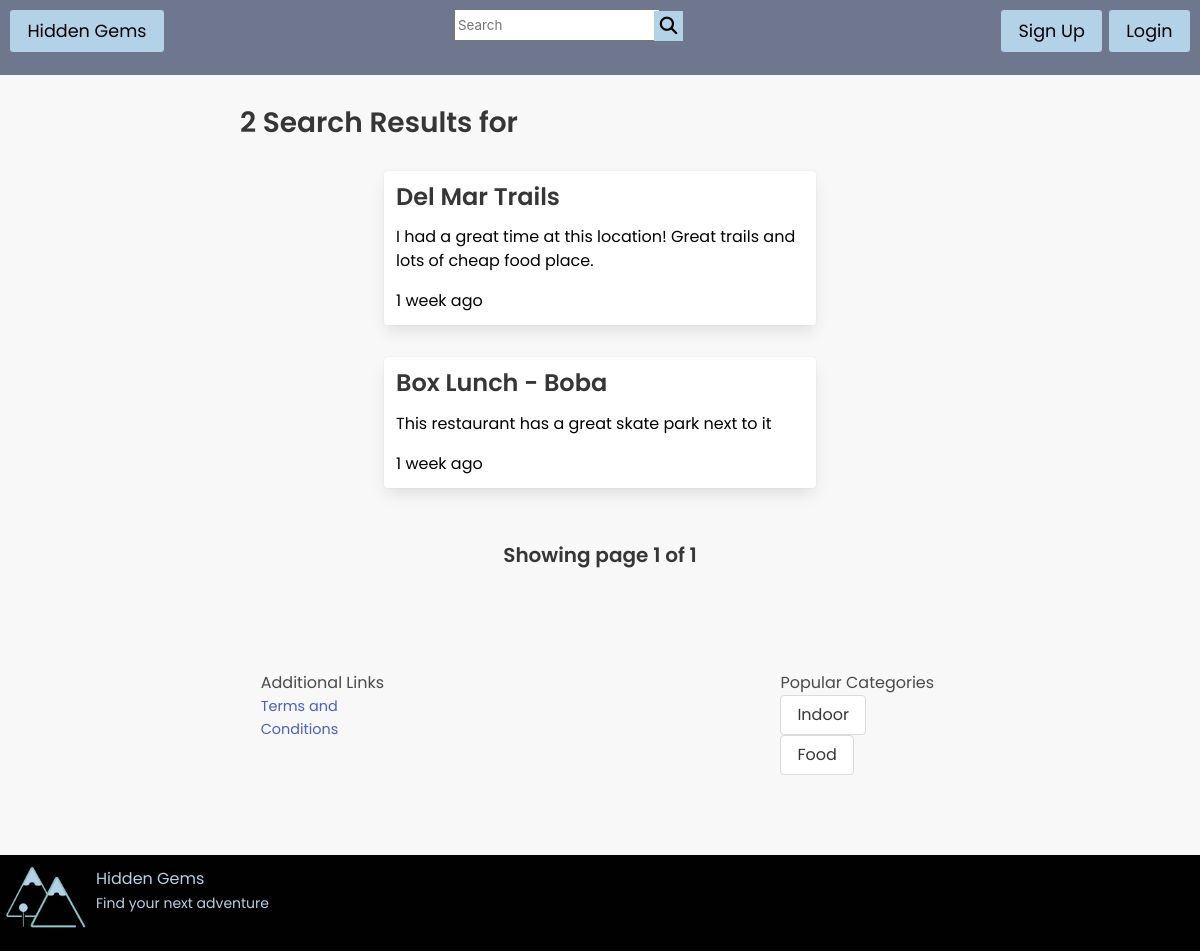
Screenshot of /search.php with the database file from the repository.
### tables this page shows
CREATE TABLE `posts` (
  `post_id` mediumint(9) NOT NULL,
  `body` text NOT NULL,
  `photo` text NOT NULL,
  `date` datetime NOT NULL,
  `is_approved` int(2) NOT NULL,
  `rating` tinyint(5) NOT NULL,
  `user_id` int(11) NOT NULL,
  `location_id` int(11) NOT NULL
);

CREATE TABLE `locations` (
  `location_id` mediumint(9) NOT NULL,
  `title` varchar(300) NOT NULL,
  `lat` double NOT NULL,
  `lng` double NOT NULL,
  `category_id` int(11) NOT NULL
);

### includes/functions.php (called while the page is built, shortened)
<?php
function time_ago($datetime, $full = false) {
    $now = new DateTime;
    $ago = new DateTime($datetime);
    $diff = $now->diff($ago);
    $diff->w = floor($diff->d / 7);
    $diff->d -= $diff->w * 7;
    $string = array(
        'y' => 'year',
        'm' => 'month',
        'w' => 'week',
        'd' => 'day',
        'h' => 'hour',
        'i' => 'minute',
        's' => 'second',
    );
    foreach ($string as $k => &$v) {
        if ($diff->$k) {
            $v = $diff->$k . ' ' . $v . ($diff->$k > 1 ? 's' : '');
        } else {
            unset($string[$k]);
        }
    }
    if (!$full) $string = array_slice($string, 0, 1);
    return $string ? implode(', ', $string) . ' ago' : 'just now';
}
function check_login(){
    global $DB;
    if( isset($_SESSION['access_token']) AND isset($_SESSION['user_id']) ){
        $data = array( 'access_token' =>$_SESSION['access_token']  );
        $result = $DB->prepare(
            "SELECT * FROM users
            WHERE  access_token = :access_token
            LIMIT 1");
        $result->execute( $data );
        if($result->rowCount() > 0){
            $row = $result->fetch();
            if( password_verify( $row['user_id'], $_SESSION['user_id'] ) ){
                return $row;
            }else{
                return false;
            }
        }else{
            return false;
        }
    }else{
        return false;
    }
}
    ?>

### search.php (the view, shortened to what this page needs)
<?php
require_once( 'includes/config.php' );
require_once( 'includes/functions.php' );
$per_page=9;
$current_page=1;
if(isset($_GET['phrase'])){
    $phrase =   trim(strip_tags($_GET['phrase']));
}else{
    $phrase = '';
}
require( 'includes/header.php' );
?>
<main class="content">
	<div>
		<?php
 $query = 'SELECT *
 FROM  locations, posts
 WHERE title LIKE :phrase
 AND locations.location_id = posts.location_id';
		$result = $DB->prepare($query);
		$result->execute( array('phrase' => "%$phrase%") );
        $total = $result->rowCount();
    $max_pages =ceil($total / $per_page);
	$offset = ($current_page - 1) * $per_page;
	$query .= ' LIMIT :offset, :per_page';
	$result = $DB->prepare($query);
	$wildcard = "%$phrase%";
	$result->bindParam('phrase', $wildcard, PDO::PARAM_STR);
	$result->bindParam('offset', $offset, PDO::PARAM_INT);
	$result->bindParam('per_page', $per_page, PDO::PARAM_INT);
	$result->execute();
         ?>
         <section class="full"><h2><?php echo $total ?> Search Results for <?php echo  $phrase ?></h2></section>
         <?php
		if( $result->rowCount() ){
			while( $row = $result->fetch() ){
?>
	<article class="searchResults" style="width: 100%; margin: 2rem auto;">
		<div class="card"style="padding:.75rem;">
				<a href="single.php?location_id=<?php echo $row['location_id']?>">
				<h3 class="post-title clamp"><?php echo $row['title']; ?></h3>
				<p class="post-excerpt clamp"><?php echo $row['body']; ?></p>
				<div class="flex post-info">
					<span class="date"><?php echo time_ago($row['date']); ?></span>
				</div>
				</a>
		</div>
	</article>
		<?php
			}
			?>
		<?php
		}else{
			echo '<h2>No posts to show</h2>';
		}
		?>
        <section class="full" style="text-align: center;">
		<h4>Showing page <?php echo $current_page; ?> of <?php echo $max_pages; ?></h4>
		</section>
	</div>
</main>
<?php
require('includes/footer.php');
?>

### includes/header.php (shortened to what this page needs)
<?php
$loggedin_user = check_login();
?>
<!DOCTYPE html>
<html lang="en">
<head>
    <link rel="stylesheet" href="https://cdn.jsdelivr.net/npm/bulma@0.9.4/css/bulma.min.css">
    <link rel="stylesheet" href="css/style.css">
</head>
<body>
<header>
  <a href="index.php" class="button logo"><h1> Hidden Gems </h1></a>
  <form action="search.php" method="get" class="searchform">
        <input type="search" name="phrase" placeholder="Search">
        <button type="submit" value="search"><i class="fa-solid fa-magnifying-glass"></i></button>
    </form>
  <div>
  <?php if( $loggedin_user ){
 ?>
             <a href="login.php?action=logout"   class="button">
		Log Out
	</a>
	<a href="new-post.php" class="button">
		&plus; New Post
	</a>
		<a href="user.php"class="button">
		<?php echo $loggedin_user['name']; ?>
	</a>
  <?php }else{
 ?>	<a href="signup.php" class="button">
 Sign Up
</a>
<a href="login.php"  class="button">
 Login
</a>
<?php }
?>
  </div>
  </header>

### includes/footer.php
<footer>
      <div>
        <h4>Additional Links</h4>
        <ul> <li><a href="terms.php">Terms and Conditions</a></li>
        </ul>
      </div>
        <div>
        <h4>Popular Categories</h4>
        <ul> <li><a href="search.php?phrase=and" class="button">Indoor</a></li>
        <li><a href="search.php?phrase=store" class="button">Food</a></li>
        </ul>
      </div>
    </footer>
    <div style=" background-color: #000100; display: flex;"><img src="uploads/hg_logo.png" style="width: 8%;" alt=""><h2 style="padding-top:.75rem ;color: #B4D2E7;"> Hidden Gems <br> <small>Find your next adventure</small></h2></div>
    </body>
</html>

### css/style.css (style rules this page uses)
body { font-family: 'Poppins', sans-serif; background-color: #F8F8F8; min-width: 500px; }
header { padding: .55rem; background-color: #6f778e; display: flex; justify-content: space-between; min-height: 75px; }
header a.logo:first-of-type { text-align: left; }
header a.button, header button { background-color: #B4D2E7; border-color: #6f778e; color: #000100; font-size: .8rem; }
header form input { height: 2rem; width: 80%; }
header form button { border: solid 0px black; position: relative; left: -10px; height: 1.9rem; }
article.searchResults .card { width: 60%; margin: 0 auto; }
article.searchResults .card a { color: #000100; }
footer { display: flex; flex-direction: row; width: 100%; padding: 5rem; justify-content: space-around; }
footer div ul { display: flex; font-size: .9rem; width: 40%; flex-wrap: wrap; }
footer div ul:first-of-type { line-height: 1.45rem; }
main.content { width: 60%; margin: 2rem auto; }
@media screen and (min-width: 875px) { header a.button, header button { font-size: 1.1rem; } }
@media screen and (min-width: 875px) { header form button { border: solid 0px black; position: relative; left: -10px; top: 2px; height: 1.9rem; } }

### rows the page displays
posts: location.title "Del Mar Trails", body "I had a great time at this location! Great trails and lots of cheap food place.", date "1 week ago"
posts: location.title "Box Lunch - Boba", body "This restaurant has a great skate park next to it", date "1 week ago"

### other values shown
$total "2"
$current_page "1"
$max_pages "1"
